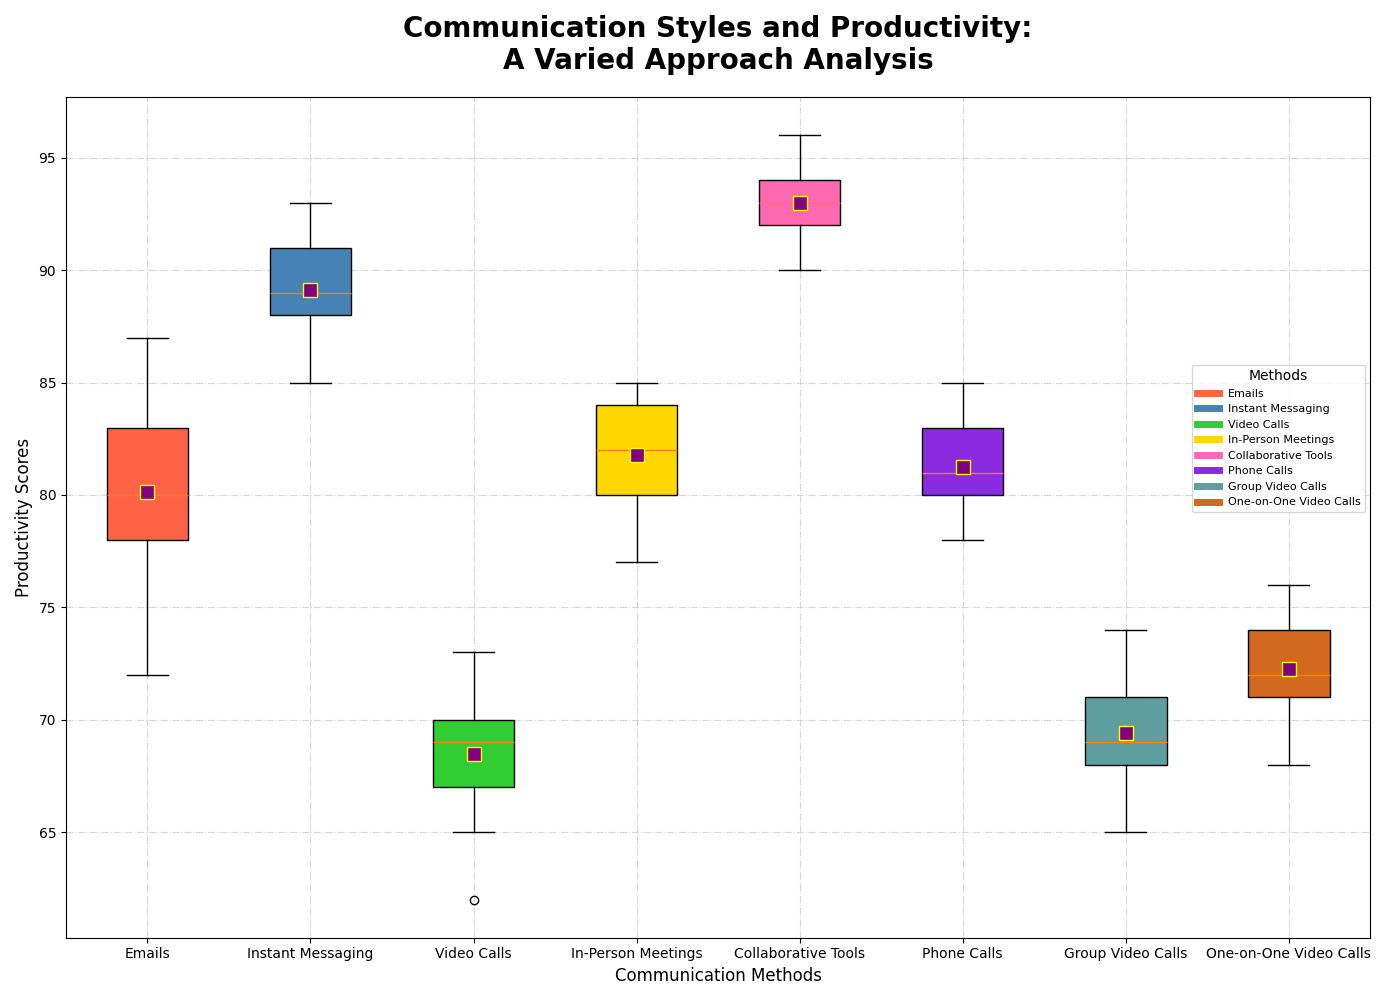

The Python source for this figure:
import matplotlib.pyplot as plt
import numpy as np

communication_methods = [
    'Emails', 'Instant Messaging', 'Video Calls', 'In-Person Meetings', 
    'Collaborative Tools', 'Phone Calls', 'Group Video Calls', 'One-on-One Video Calls'
]

productivity_scores = [
    [72, 75, 78, 80, 83, 85, 87, 78, 80, 82, 79, 81, 84, 76, 80, 83, 79],
    [88, 89, 90, 92, 87, 91, 90, 93, 91, 87, 85, 88, 86, 89, 91, 90, 88],
    [62, 65, 68, 71, 69, 67, 70, 73, 68, 66, 70, 67, 69, 68, 72, 70, 69],
    [77, 80, 82, 83, 81, 84, 85, 79, 82, 84, 78, 81, 80, 83, 85, 84, 82],
    [91, 92, 94, 95, 93, 90, 96, 92, 94, 93, 91, 94, 95, 92, 94, 92, 93],
    [78, 80, 82, 81, 85, 83, 79, 80, 82, 81, 84, 85, 78, 80, 79, 81, 83],
    [65, 68, 70, 74, 69, 66, 73, 71, 69, 66, 70, 67, 72, 70, 68, 69, 73],
    [68, 71, 73, 76, 72, 70, 75, 74, 72, 69, 71, 69, 74, 72, 76, 75, 71]
]

plt.figure(figsize=(14, 10))
box = plt.boxplot(
    productivity_scores,
    patch_artist=True,
    labels=communication_methods,
    notch=False,
    vert=True,
    showmeans=True,
    meanprops={"marker": "s", "markerfacecolor": "purple", "markeredgecolor": "yellow", "markersize": 10}
)

# New set of colors
colors = ['#FF6347', '#4682B4', '#32CD32', '#FFD700', '#FF69B4', '#8A2BE2', '#5F9EA0', '#D2691E']
for patch, color in zip(box['boxes'], colors):
    patch.set_facecolor(color)

plt.title(
    'Communication Styles and Productivity:\nA Varied Approach Analysis', 
    fontsize=20, fontweight='bold', pad=20
)
plt.xlabel('Communication Methods', fontsize=12)
plt.ylabel('Productivity Scores', fontsize=12)

plt.grid(linestyle='-.', alpha=0.5)

handles = [plt.Line2D([0], [0], color=color, lw=5, linestyle='-') for color in colors]
plt.legend(handles, communication_methods, title='Methods', loc='lower right', fontsize=8, bbox_to_anchor=(1, 0.5))

plt.tight_layout()
plt.show()
